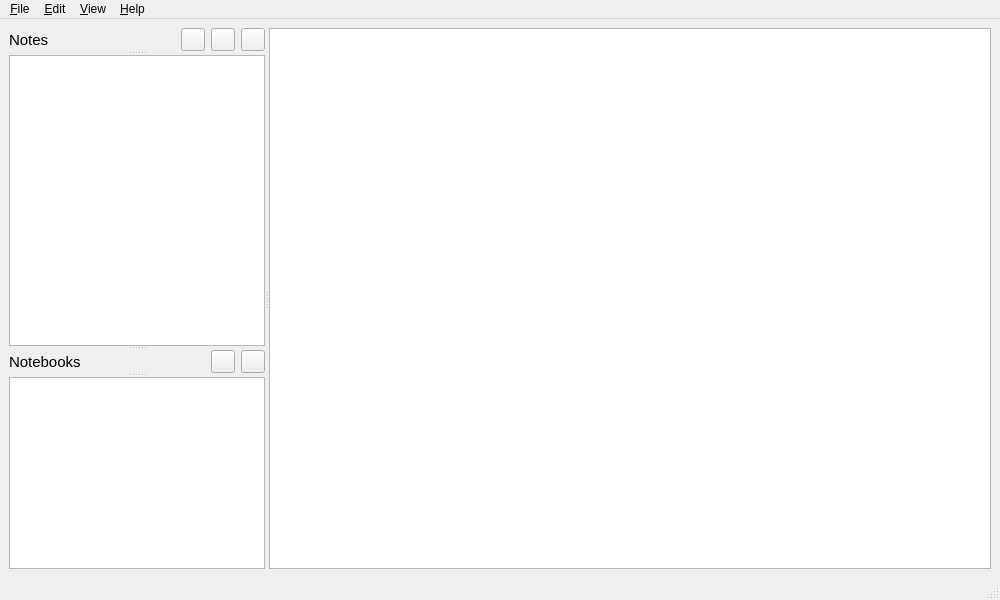
<?xml version="1.0" encoding="UTF-8"?>
<ui version="4.0">
 <class>MainWindow</class>
 <widget class="QMainWindow" name="MainWindow">
  <property name="geometry">
   <rect>
    <x>0</x>
    <y>0</y>
    <width>1000</width>
    <height>600</height>
   </rect>
  </property>
  <property name="windowTitle">
   <string>MainWindow</string>
  </property>
  <widget class="QWidget" name="centralwidget">
   <layout class="QVBoxLayout" name="verticalLayout">
    <item>
     <widget class="QSplitter" name="splitter">
      <property name="orientation">
       <enum>Qt::Horizontal</enum>
      </property>
      <widget class="QSplitter" name="selSplitter">
       <property name="orientation">
        <enum>Qt::Vertical</enum>
       </property>
       <widget class="QWidget" name="horizontalLayoutWidget">
        <layout class="QHBoxLayout" name="headerEntries">
         <item>
          <widget class="QLabel" name="lblNotes">
           <property name="font">
            <font>
             <pointsize>11</pointsize>
            </font>
           </property>
           <property name="text">
            <string>Notes</string>
           </property>
          </widget>
         </item>
         <item>
          <spacer name="horizontalSpacer">
           <property name="orientation">
            <enum>Qt::Horizontal</enum>
           </property>
           <property name="sizeHint" stdset="0">
            <size>
             <width>40</width>
             <height>20</height>
            </size>
           </property>
          </spacer>
         </item>
         <item>
          <widget class="QToolButton" name="btnAddNote">
           <property name="text">
            <string/>
           </property>
           <property name="icon">
            <iconset resource="../../resources/sturdy.qrc">
             <normaloff>:/icons/icons/add_black_18dp.png</normaloff>:/icons/icons/add_black_18dp.png</iconset>
           </property>
          </widget>
         </item>
         <item>
          <widget class="QToolButton" name="btnRemove">
           <property name="text">
            <string/>
           </property>
           <property name="icon">
            <iconset resource="../../resources/sturdy.qrc">
             <normaloff>:/icons/icons/remove_black_18dp.png</normaloff>:/icons/icons/remove_black_18dp.png</iconset>
           </property>
          </widget>
         </item>
         <item>
          <widget class="QToolButton" name="btnEditNote">
           <property name="text">
            <string/>
           </property>
           <property name="icon">
            <iconset resource="../../resources/sturdy.qrc">
             <normaloff>:/icons/icons/edit_black_18dp.png</normaloff>:/icons/icons/edit_black_18dp.png</iconset>
           </property>
          </widget>
         </item>
        </layout>
       </widget>
       <widget class="QListView" name="lstEntries">
        <property name="sizePolicy">
         <sizepolicy hsizetype="Expanding" vsizetype="Expanding">
          <horstretch>0</horstretch>
          <verstretch>1</verstretch>
         </sizepolicy>
        </property>
       </widget>
       <widget class="QWidget" name="horizontalLayoutWidget_2">
        <layout class="QHBoxLayout" name="headerNotebooks">
         <item>
          <widget class="QLabel" name="lblNotebooks">
           <property name="font">
            <font>
             <pointsize>11</pointsize>
            </font>
           </property>
           <property name="text">
            <string>Notebooks</string>
           </property>
          </widget>
         </item>
         <item>
          <spacer name="horizontalSpacer_2">
           <property name="orientation">
            <enum>Qt::Horizontal</enum>
           </property>
           <property name="sizeHint" stdset="0">
            <size>
             <width>40</width>
             <height>20</height>
            </size>
           </property>
          </spacer>
         </item>
         <item>
          <widget class="QToolButton" name="btnAddNotebook">
           <property name="text">
            <string/>
           </property>
           <property name="icon">
            <iconset resource="../../resources/sturdy.qrc">
             <normaloff>:/icons/icons/add_black_18dp.png</normaloff>:/icons/icons/add_black_18dp.png</iconset>
           </property>
          </widget>
         </item>
         <item>
          <widget class="QToolButton" name="btnRemoveNotebook">
           <property name="text">
            <string/>
           </property>
           <property name="icon">
            <iconset resource="../../resources/sturdy.qrc">
             <normaloff>:/icons/icons/remove_black_18dp.png</normaloff>:/icons/icons/remove_black_18dp.png</iconset>
           </property>
          </widget>
         </item>
        </layout>
       </widget>
       <widget class="QListView" name="lstNotebooks"/>
      </widget>
      <widget class="QTextEdit" name="noteEditor">
       <property name="sizePolicy">
        <sizepolicy hsizetype="Expanding" vsizetype="Expanding">
         <horstretch>2</horstretch>
         <verstretch>0</verstretch>
        </sizepolicy>
       </property>
      </widget>
     </widget>
    </item>
   </layout>
  </widget>
  <widget class="QMenuBar" name="menubar">
   <property name="geometry">
    <rect>
     <x>0</x>
     <y>0</y>
     <width>1000</width>
     <height>19</height>
    </rect>
   </property>
   <widget class="QMenu" name="menuFile">
    <property name="title">
     <string>&amp;File</string>
    </property>
    <widget class="QMenu" name="menuSwitchProfile">
     <property name="title">
      <string>Switch profile</string>
     </property>
    </widget>
    <addaction name="actionNewNotebook"/>
    <addaction name="actionAddNotebook"/>
    <addaction name="actionDeleteNotebook"/>
    <addaction name="separator"/>
    <addaction name="actionDeleteNote"/>
    <addaction name="actionSaveNote"/>
    <addaction name="separator"/>
    <addaction name="actionProfileManager"/>
    <addaction name="menuSwitchProfile"/>
    <addaction name="separator"/>
    <addaction name="actionQuit"/>
   </widget>
   <widget class="QMenu" name="menuEdit">
    <property name="title">
     <string>&amp;Edit</string>
    </property>
    <addaction name="actionPreferences"/>
   </widget>
   <widget class="QMenu" name="menuView">
    <property name="title">
     <string>&amp;View</string>
    </property>
   </widget>
   <widget class="QMenu" name="menuHelp">
    <property name="title">
     <string>&amp;Help</string>
    </property>
    <addaction name="actionFeedback"/>
    <addaction name="separator"/>
    <addaction name="actionAboutSturdy"/>
    <addaction name="actionAboutQt"/>
   </widget>
   <addaction name="menuFile"/>
   <addaction name="menuEdit"/>
   <addaction name="menuView"/>
   <addaction name="menuHelp"/>
  </widget>
  <widget class="QStatusBar" name="statusBar"/>
  <action name="actionNewNotebook">
   <property name="text">
    <string>&amp;New note</string>
   </property>
  </action>
  <action name="actionAddNotebook">
   <property name="text">
    <string>Add notebook</string>
   </property>
  </action>
  <action name="actionDeleteNotebook">
   <property name="text">
    <string>Delete notebook</string>
   </property>
  </action>
  <action name="actionQuit">
   <property name="text">
    <string>&amp;Quit</string>
   </property>
  </action>
  <action name="actionAboutSturdy">
   <property name="text">
    <string>About &amp;Sturdy</string>
   </property>
  </action>
  <action name="actionAboutQt">
   <property name="text">
    <string>About &amp;Qt</string>
   </property>
  </action>
  <action name="actionSaveNote">
   <property name="text">
    <string>Save note</string>
   </property>
  </action>
  <action name="actionDeleteNote">
   <property name="text">
    <string>Delete note</string>
   </property>
  </action>
  <action name="actionPreferences">
   <property name="text">
    <string>&amp;Preferences</string>
   </property>
  </action>
  <action name="actionProfileManager">
   <property name="text">
    <string>Profile manager</string>
   </property>
  </action>
  <action name="actionFeedback">
   <property name="text">
    <string>Submit &amp;Feedback</string>
   </property>
  </action>
 </widget>
 <resources>
  <include location="../../resources/sturdy.qrc"/>
 </resources>
 <connections/>
</ui>
